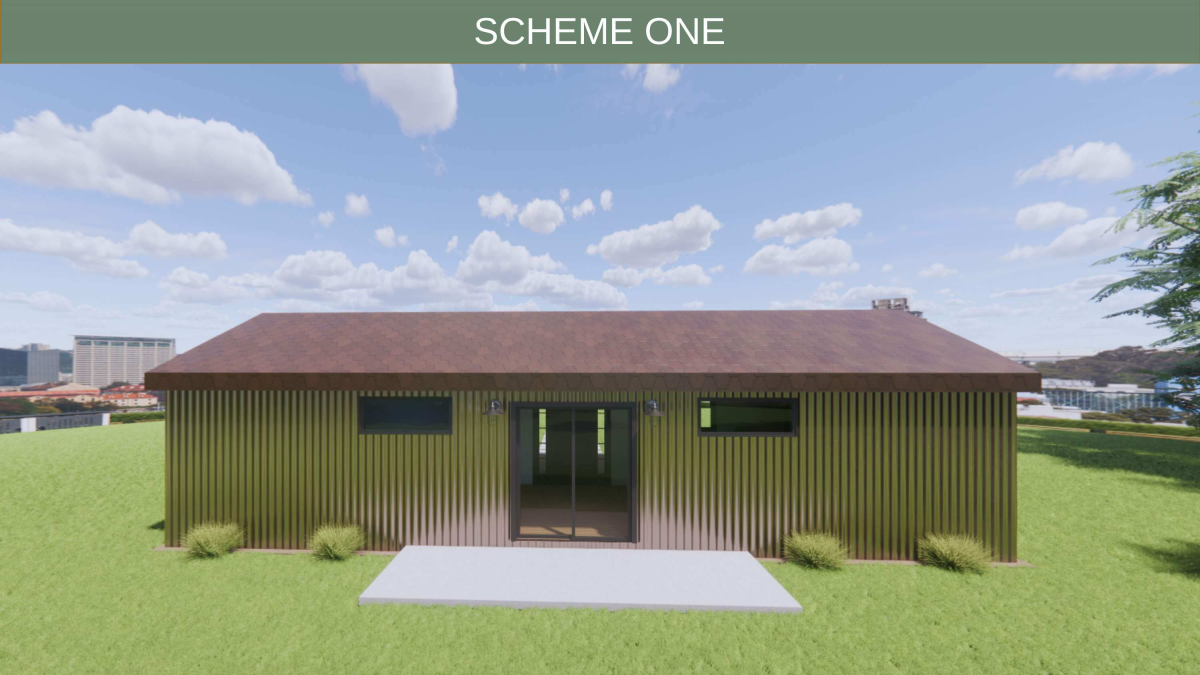
#> input picture uploads/7b0badf4-c079-4e68-b796-13e7f3f6f64b-13.jpg, 6000 x 3375 px (shown at 1/5 size)
$ python -i image_processing.py   (imports and definitions only)
#> lines starting #> are read from the running program, lines starting #| are printed output that depends on the picture
import numpy as np
import cv2

def preprocess_image(image: np.ndarray) -> np.ndarray:
    """
    Preprocess the input image for further processing.

    Args:
        image (np.ndarray): Input image.

    Returns:
        np.ndarray: Preprocessed image.
    """
    # Resize the image to a fixed size (e.g., 800x600)
    resized_image = cv2.resize(image, (800, 600))

    # Ensure the image has 3 channels (RGB)
    if len(resized_image.shape) == 2:
        resized_image = cv2.cvtColor(resized_image, cv2.COLOR_GRAY2RGB)
    elif resized_image.shape[2] == 4:
        resized_image = cv2.cvtColor(resized_image, cv2.COLOR_RGBA2RGB)

    return resized_image

# [43 lines left out: function align_images, not called in this run]

>>> import cv2
>>> picture = cv2.cvtColor(cv2.imread('../uploads/7b0badf4-c079-4e68-b796-13e7f3f6f64b-13.jpg'), cv2.COLOR_BGR2RGB)
>>> result = preprocess_image(picture)
#> in preprocess_image, `resized_image = cv2.resize(image, (800, 600))`:
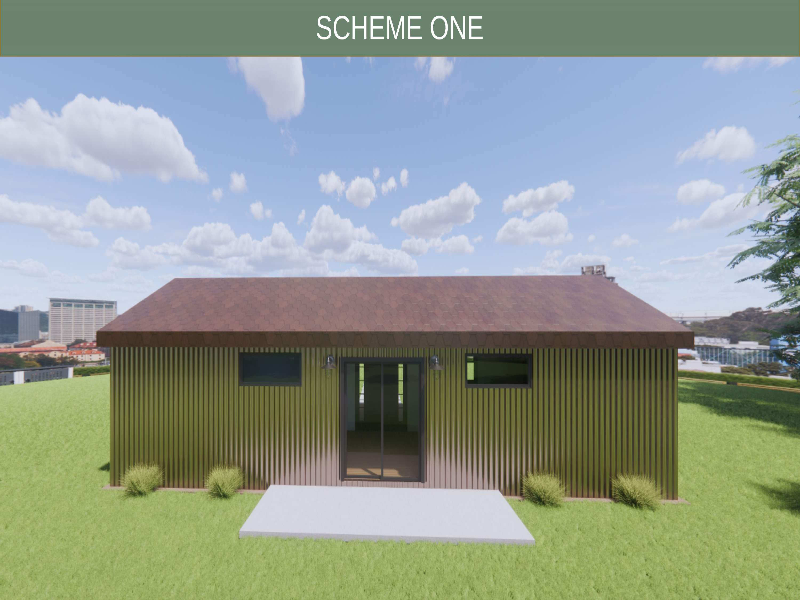
#> resized_image: shape (600, 800, 3); mean R, G, B 144.9, 155.4, 145.3

$ run again, on uploads/7b0badf4-c079-4e68-b796-13e7f3f6f64b-19.jpg
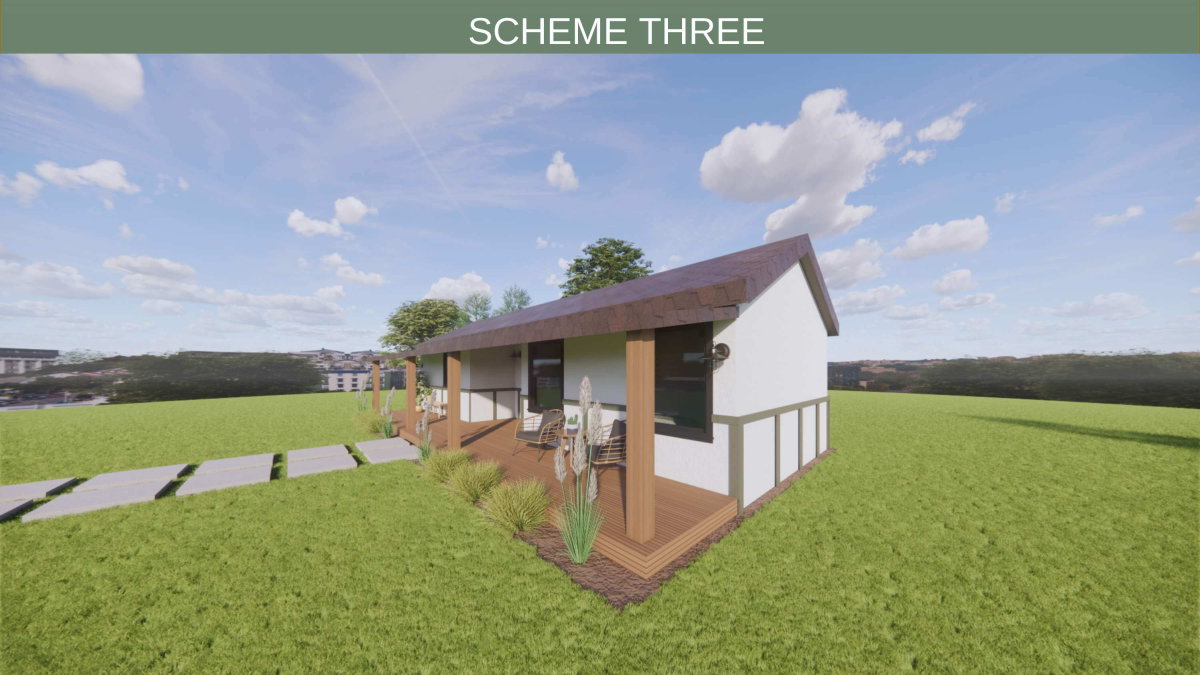
#> input picture uploads/7b0badf4-c079-4e68-b796-13e7f3f6f64b-19.jpg, 6000 x 3375 px (shown at 1/5 size)
#> in preprocess_image, `resized_image = cv2.resize(image, (800, 600))`:
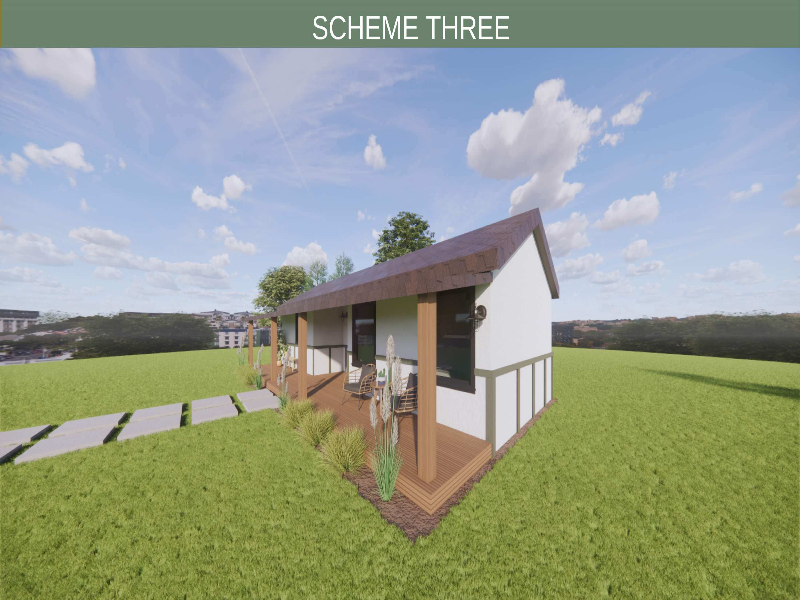
#> resized_image: shape (600, 800, 3); mean R, G, B 147.9, 157, 140.5

$ run again, on uploads/7b0badf4-c079-4e68-b796-13e7f3f6f64b-4.jpg
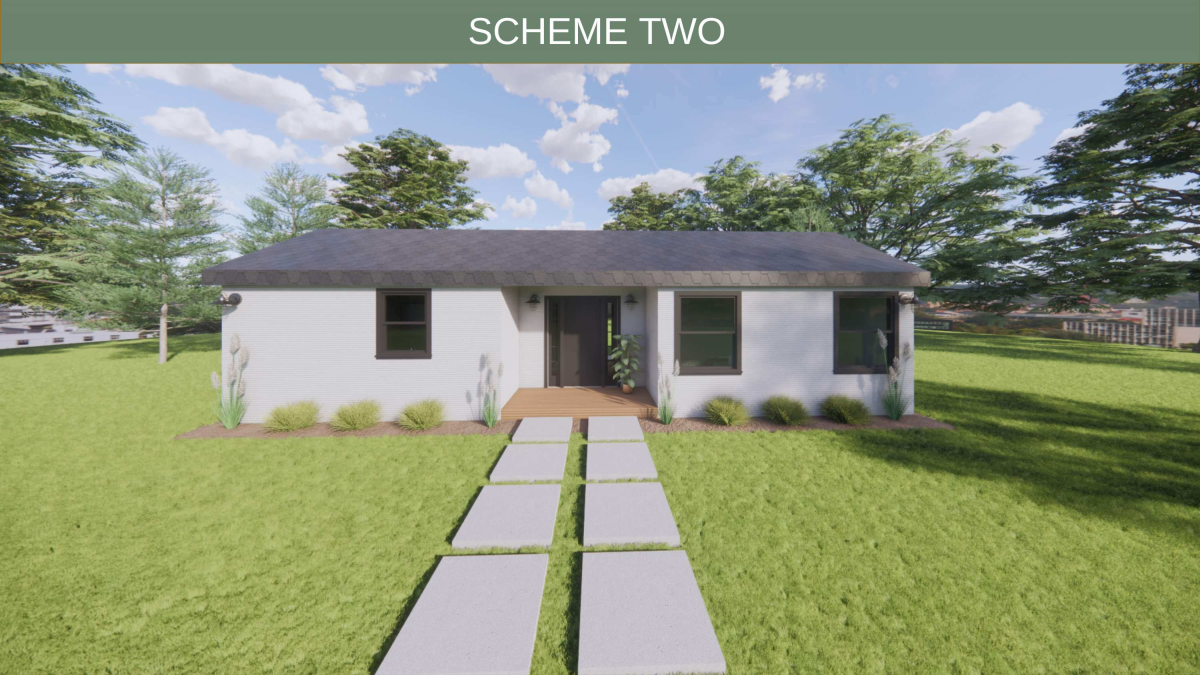
#> input picture uploads/7b0badf4-c079-4e68-b796-13e7f3f6f64b-4.jpg, 6000 x 3375 px (shown at 1/5 size)
#> in preprocess_image, `resized_image = cv2.resize(image, (800, 600))`:
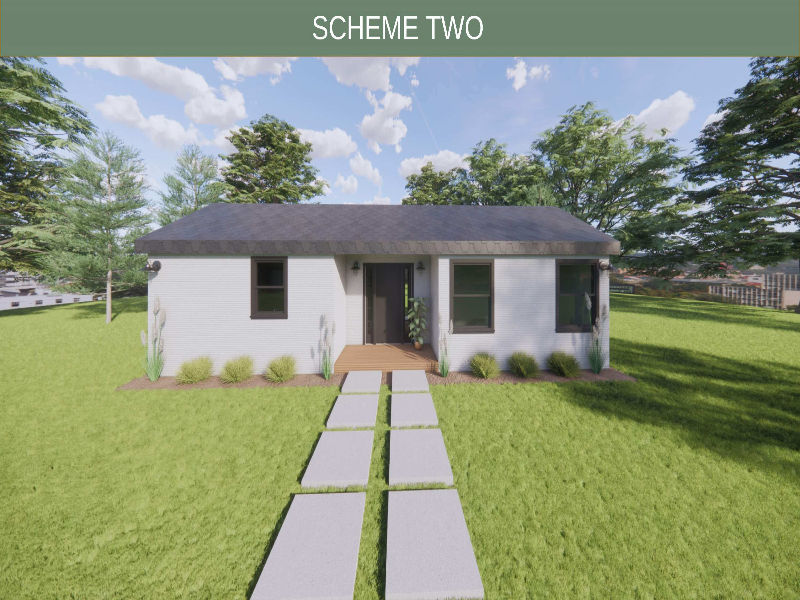
#> resized_image: shape (600, 800, 3); mean R, G, B 139.2, 148.6, 122.4

$ run again, on uploads/Prospect interior (3).png
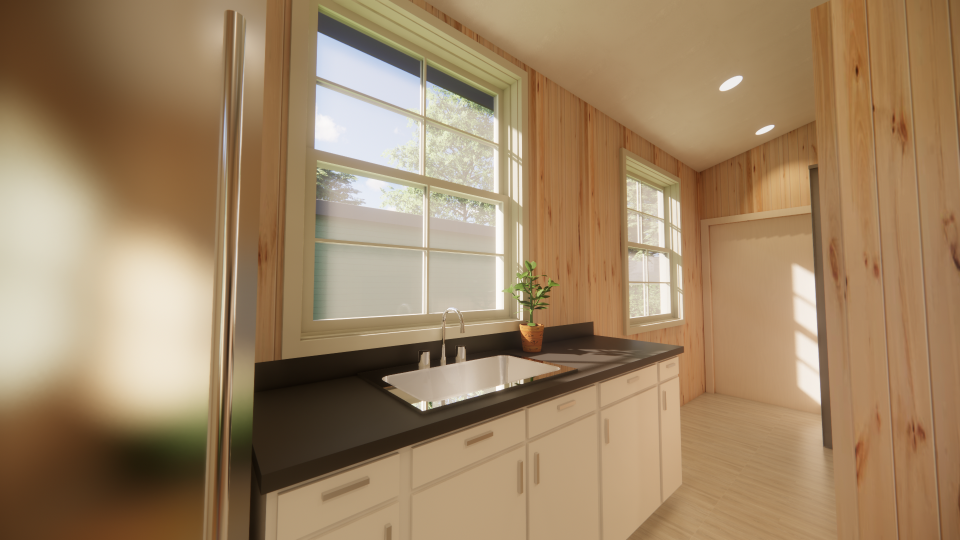
#> input picture uploads/Prospect interior (3).png, 1920 x 1080 px (shown at 1/2 size)
#> in preprocess_image, `resized_image = cv2.resize(image, (800, 600))`:
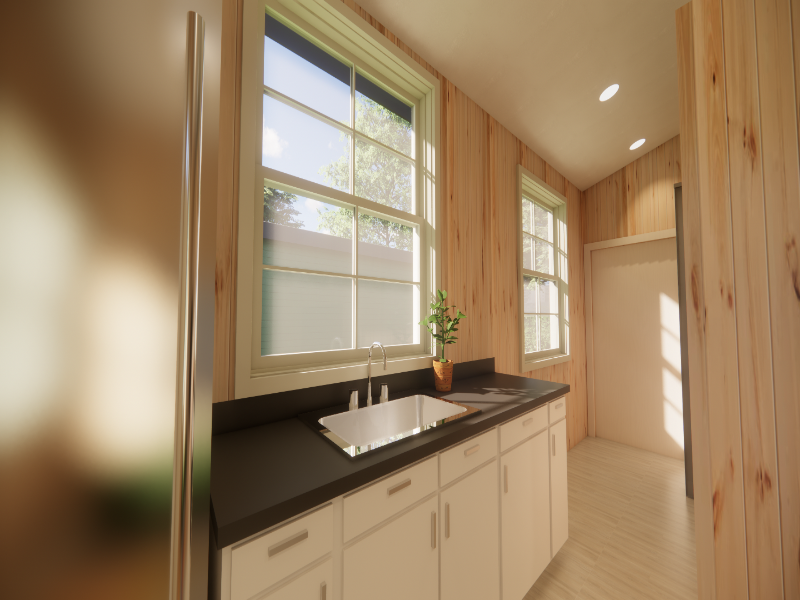
#> resized_image: shape (600, 800, 3); mean R, G, B 158.9, 132.5, 100.5
